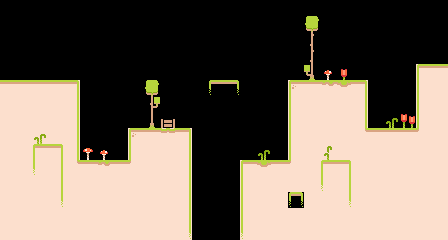

Tiled map render using the project's own tile images. Description and the whole map definition, tile-layer contents included, below:
An orthogonal 28x15 tile map with 16x16 px tiles, 2 tile layers (atras, adelante).

<map version="1.10" tiledversion="1.12.2" orientation="orthogonal" renderorder="right-down" width="28" height="15" tilewidth="16" tileheight="16" infinite="0" nextlayerid="3" nextobjectid="1">
 <tileset firstgid="1" source="tileset.tsx" />
 <layer id="1" name="atras" width="28" height="15">
  <data encoding="csv">
0,0,0,0,0,0,0,0,0,0,0,0,0,0,0,0,0,0,0,0,0,0,0,0,0,0,0,0,
0,0,0,0,0,0,0,0,0,0,0,0,0,0,0,0,0,0,0,0,0,0,0,0,0,0,0,0,
0,0,0,0,0,0,0,0,0,0,0,0,0,0,0,0,0,0,0,0,0,0,0,0,0,0,0,0,
0,0,0,0,0,0,0,0,0,0,0,0,0,0,0,0,0,0,0,0,0,0,0,0,0,0,0,0,
0,0,0,0,0,0,0,0,0,0,0,0,0,0,0,0,0,0,0,0,0,0,0,0,0,0,0,0,
0,0,0,0,0,0,0,0,0,0,0,0,0,0,0,0,0,0,0,0,0,0,0,0,0,0,0,0,
0,0,0,0,0,0,0,0,0,0,0,0,0,0,0,0,0,0,0,0,0,0,0,0,0,0,0,0,
0,0,0,0,0,0,0,0,0,0,0,0,0,0,0,0,0,0,0,0,0,0,0,0,0,0,0,0,
0,0,15,0,0,0,0,0,0,0,0,0,0,0,0,0,0,0,0,0,0,0,0,0,0,0,0,0,
0,0,0,0,0,0,0,0,0,0,0,0,0,0,0,0,0,0,0,0,15,0,0,0,0,0,0,0,
0,0,0,0,0,0,0,0,0,0,0,0,0,0,0,0,0,0,0,0,0,0,0,0,0,0,0,0,
0,0,0,0,0,0,0,0,0,0,0,0,0,0,0,0,0,0,0,0,0,0,0,0,0,0,0,0,
0,0,0,0,0,0,0,0,0,0,0,0,0,0,0,0,0,0,0,0,0,0,0,0,0,0,0,0,
0,0,0,0,0,0,0,0,0,0,0,0,0,0,0,0,0,0,0,0,0,0,0,0,0,0,0,0,
0,0,0,0,0,0,0,0,0,0,0,0,0,0,0,0,0,0,0,0,0,0,0,0,0,0,0,0
</data>
 </layer>
 <layer id="2" name="adelante" width="28" height="15">
  <data encoding="csv">
0,0,0,0,0,0,0,0,0,0,0,0,0,0,0,0,0,0,0,0,0,0,0,0,0,0,0,0,
0,0,0,0,0,0,0,0,0,0,0,0,0,0,0,0,0,0,0,39,0,0,0,0,0,0,0,0,
0,0,0,0,0,0,0,0,0,0,0,0,0,0,0,0,0,0,0,44,0,0,0,0,0,0,0,0,
0,0,0,0,0,0,0,0,0,0,0,0,0,0,0,0,0,0,0,44,0,0,0,0,0,0,0,0,
0,0,0,0,0,0,0,0,0,0,0,0,0,0,0,0,0,0,0,47,32,34,0,0,0,0,4,5,
5,5,5,5,6,0,0,0,0,39,0,0,0,28,29,0,0,0,7,5,22,23,6,0,0,0,14,15,
15,15,15,15,16,0,0,0,0,45,0,0,0,0,0,0,0,0,14,15,15,15,16,0,0,0,14,15,
15,15,15,15,16,0,0,0,0,48,37,0,0,0,0,0,0,0,14,15,15,15,16,0,35,33,14,15,
15,15,35,15,16,0,0,0,7,5,21,6,0,0,0,0,0,0,14,15,15,15,25,5,5,5,24,15,
15,15,4,6,16,31,32,0,14,15,15,16,0,0,0,0,35,0,14,15,36,15,15,15,15,15,15,15,
15,15,17,16,25,5,22,5,24,15,15,16,0,0,0,4,23,5,24,15,4,6,15,15,15,15,15,15,
15,15,15,16,15,15,15,15,15,15,15,16,0,0,0,14,15,15,15,15,17,16,15,15,15,15,15,15,
15,15,15,19,15,15,15,15,15,15,15,16,0,0,0,14,15,15,10,15,15,19,15,15,15,15,15,15,
15,15,15,15,15,15,15,15,15,15,15,16,0,0,0,14,15,15,15,15,15,15,15,15,15,15,15,15,
15,15,15,15,15,15,15,15,15,15,15,19,0,0,0,17,15,15,15,15,15,15,15,15,15,15,15,15
</data>
 </layer>
</map>
